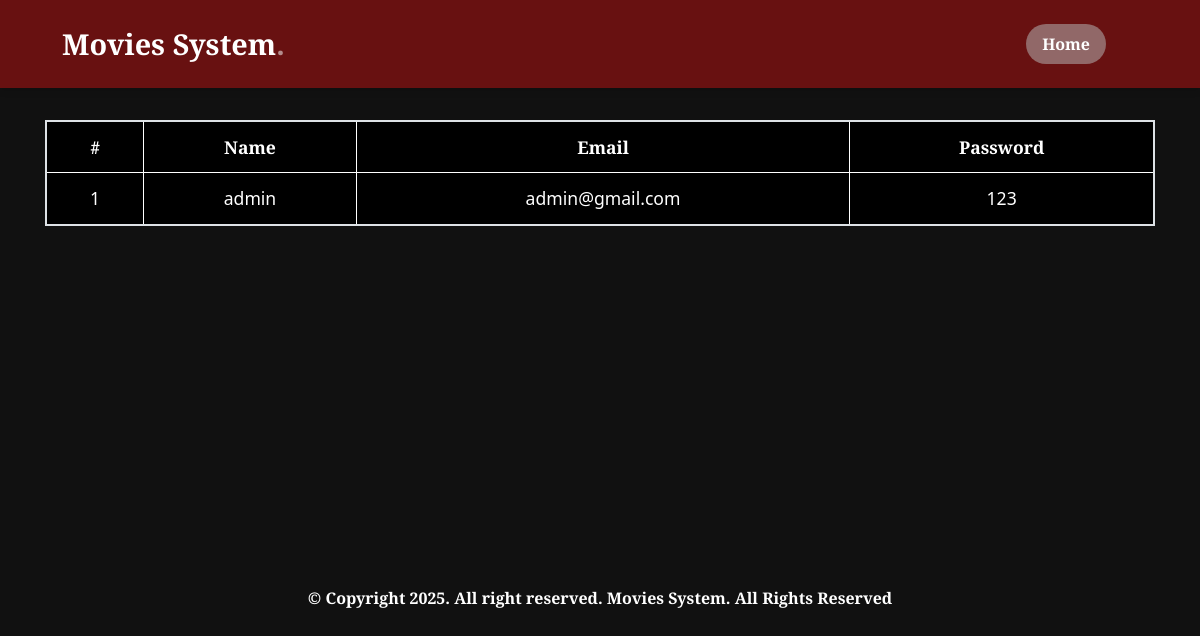
The app's page /viewprofile.php (signed in) with its own data.
### tables this page shows
CREATE TABLE `users` (
  `userid` int(11) NOT NULL,
  `name` varchar(50) NOT NULL,
  `email` varchar(50) NOT NULL,
  `password` varchar(50) NOT NULL,
  `roteype` int(11) NOT NULL
);

### viewprofile.php (the view, shortened to what this page needs)
<?php
include('connect.php');
?>
<!DOCTYPE html>
<html lang="en">
<head>
</head>
<body>
<?php include('header.php')  ?>
<br><br>
<br><br><br>
<div class="container">
<div class="row">
  <div class="col-lg-12">
     <table class="table">
      <tr>
        <th>#</th>
        <th>Name</th>
        <th>Email</th>
        <th>Password</th>
      </tr>
      <?php
      $uid = $_SESSION['uid'];
      $sql = "SELECT * FROM `users` where userid = '$uid'";
      $res  = mysqli_query($con, $sql);
      if(mysqli_num_rows($res) > 0){
        while($data = mysqli_fetch_array($res)){
          ?>
          <tr>
            <td><?= $data['userid'] ?></td>
            <td><?= $data['name'] ?></td>
            <td><?= $data['email'] ?> </td>
            <td><?= $data['password'] ?> </td>
          </tr>
       <?php
        }
      }else{
        echo 'no user found';
      }
      ?>
     </table>
  </div>
</div>
</div>
<?php include('footer.php')  ?>
</body>
</html>

### viewprofile.php (style rules this page uses)
.table { font-family: "Baskervville SC", system-ui; background-color: #000 !important; color: #fff !important; border: 2px solid #fff; font-size: 1.1rem; }
.table th, .table td { border: 1px solid #fff; font-family: "Baskervville SC", system-ui; background-color: #000 !important; color: #fff !important; }

### footer.php (style rules this page uses)
body { background-color: #111; text-align: center; }

### records on screen
users: userid "1", name "admin", email "admin@gmail.com", password "123"
